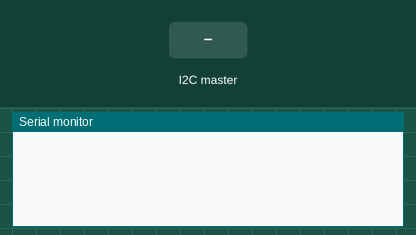
This sketch was run on a simulated Arduino Uno, built with avr-gcc and run on an emulated ATmega328P. On the bench: the last lines printed to the serial monitor. Inputs (shaded band) come from the test bench.

Above: at 1.2 s.
1.3 s: the I2C master sends the byte 5
At 1.7 s:
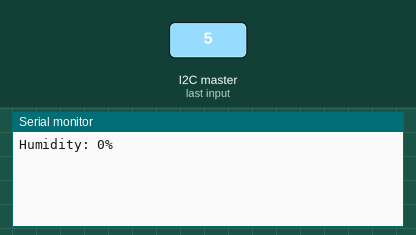
2.8 s: the I2C master sends "T"
At 4.0 s:
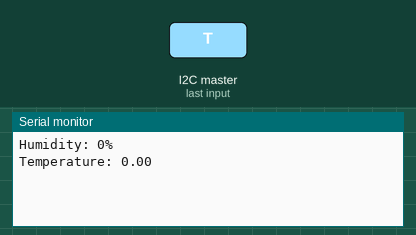

Measured:
- after the input at 1.3 s, the serial monitor: prints a new line at once (image 1)
- after the input at 2.8 s, the serial monitor: prints a new line at once (image 2)

The sketch:

mega_read.ino
```cpp
#include <Wire.h>
float temp;
float humid;
bool t=0;
bool h=0;
void setup() {
 Wire.begin(8);                /* join i2c bus with address 8 */
 Wire.onReceive(receiveEvent); /* register receive event */
 //Wire.onRequest(requestEvent); /* register request event */
 Serial.begin(9600);           /* start serial for debug */
 //pinMode(28,INPUT);
}

void loop() {/*
 //Serial.print("x");/*
 Serial.println(digitalRead(22));
 delay(1000);
 Serial.print("y");
 Serial.println(digitalRead(24));
 delay(1000);
 Serial.print("z");
 Serial.println(digitalRead(26));
 delay(1000);
 Serial.print("q");
 Serial.println(digitalRead(28));
 delay(1000);*/delay(1000);}
/*
// function that executes whenever data is received from master
void receiveEvent(int howMany) {
 while (0 <Wire.available()) {
    char c = Wire.read();      /* receive byte as a character */
   /* Serial.print(c);           /* print the character */
/*    char x=Wire.read();
    Serial.print(x);
  }
 Serial.println();             /* to newline */


// function that executes whenever data is requested from master
/*void requestEvent() {
 Wire.write("Hello NodeMCU");  /*send string on request */

void receiveEvent(int howMany) {
  String msg;
 while (0 <Wire.available()) {
    char c = Wire.read();      /* receive byte as a character */
    if(c=='H'){h=1;}
    if(c=='T'){t=1;}
    //if (c=='H' ||c=='T'){char c =Wire.read();}
    else{msg+=c;}


    //Serial.print(c);           /* print the character */
  }
 //Serial.print(msg);
 if(t){Serial.print("Temperature: ");temp=msg.toFloat();Serial.print(temp);}
 else{Serial.print("Humidity: ");humid=msg.substring(3).toFloat()/100;Serial.print(round(humid*100));Serial.print("%");}
 msg="";
 Serial.println();             /* to newline */
 t=0;
 h=0;
}
/*
#include <Wire.h>
int sens1;
int sens2;
int sens3;
int sens4;

void setup() {
  Serial.begin(9600);
  Wire.begin(8);
  Wire.onRequest(requestEvent);
}

void loop() {
  while (Wire.available()) {
  char input=Wire.read();
  if (input==120){
      char sens1=Serial.read();
      Serial.println("Sens1: ");
      Serial.println(sens1);
     }
     else if (input==121){
      char sens2=Serial.read();
      Serial.println("Sens2: ");
      Serial.println(sens2);
     }
     else if (input==122){
      char sens3=Serial.read();
      Serial.println("Sens3: ");
      Serial.println(sens3);
     }
     else if (input==113){
      char sens4=Serial.read();
      Serial.println("Sens4: ");
      Serial.println(sens4);
     }
  }
  // put your main code here, to run repeatedly:
  delay(1000);
}
void requestEvent() {
  Serial.println("hello ");}*/
```
